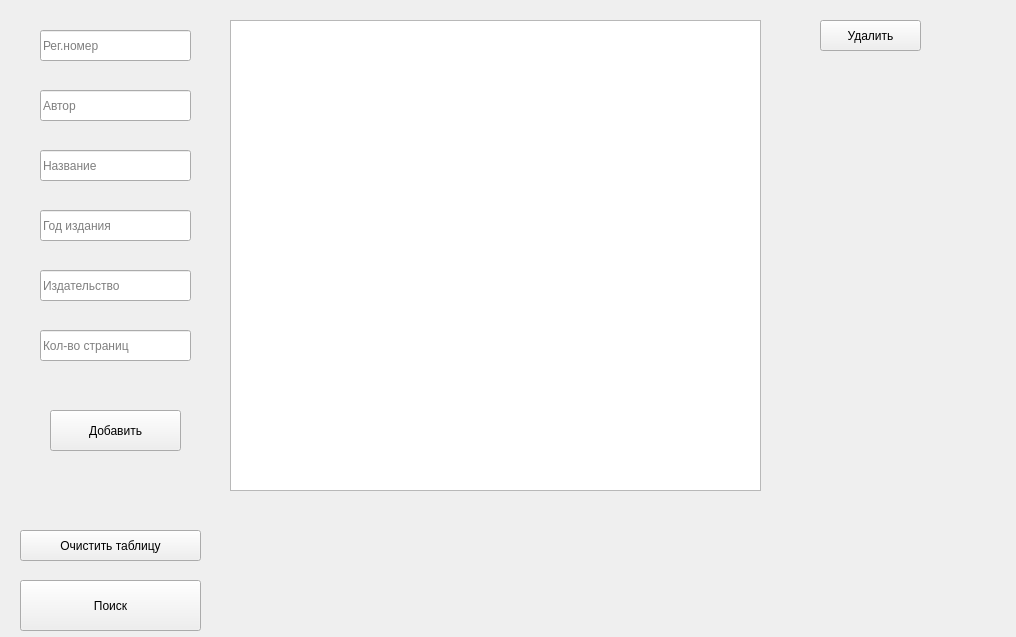
<?xml version="1.0" encoding="UTF-8"?>
<ui version="4.0">
 <class>MainWindow</class>
 <widget class="QMainWindow" name="MainWindow">
  <property name="geometry">
   <rect>
    <x>0</x>
    <y>0</y>
    <width>1016</width>
    <height>637</height>
   </rect>
  </property>
  <property name="windowTitle">
   <string>MainWindow</string>
  </property>
  <property name="styleSheet">
   <string notr="true"/>
  </property>
  <widget class="QWidget" name="centralwidget">
   <widget class="QPushButton" name="searching">
    <property name="geometry">
     <rect>
      <x>20</x>
      <y>580</y>
      <width>181</width>
      <height>51</height>
     </rect>
    </property>
    <property name="text">
     <string>Поиск</string>
    </property>
   </widget>
   <widget class="QListWidget" name="listWidget">
    <property name="geometry">
     <rect>
      <x>230</x>
      <y>20</y>
      <width>531</width>
      <height>471</height>
     </rect>
    </property>
   </widget>
   <widget class="QPushButton" name="clear">
    <property name="geometry">
     <rect>
      <x>20</x>
      <y>530</y>
      <width>181</width>
      <height>31</height>
     </rect>
    </property>
    <property name="text">
     <string>Очистить таблицу</string>
    </property>
   </widget>
   <widget class="QPushButton" name="delete_2">
    <property name="geometry">
     <rect>
      <x>820</x>
      <y>20</y>
      <width>101</width>
      <height>31</height>
     </rect>
    </property>
    <property name="text">
     <string>Удалить</string>
    </property>
   </widget>
   <widget class="QPushButton" name="add">
    <property name="geometry">
     <rect>
      <x>50</x>
      <y>410</y>
      <width>131</width>
      <height>41</height>
     </rect>
    </property>
    <property name="text">
     <string>Добавить</string>
    </property>
   </widget>
   <widget class="QLineEdit" name="lineEdit_3">
    <property name="geometry">
     <rect>
      <x>40</x>
      <y>150</y>
      <width>151</width>
      <height>31</height>
     </rect>
    </property>
    <property name="text">
     <string/>
    </property>
    <property name="placeholderText">
     <string>Название</string>
    </property>
   </widget>
   <widget class="QLineEdit" name="lineEdit">
    <property name="geometry">
     <rect>
      <x>40</x>
      <y>30</y>
      <width>151</width>
      <height>31</height>
     </rect>
    </property>
    <property name="placeholderText">
     <string>Рег.номер</string>
    </property>
   </widget>
   <widget class="QLineEdit" name="lineEdit_6">
    <property name="geometry">
     <rect>
      <x>40</x>
      <y>330</y>
      <width>151</width>
      <height>31</height>
     </rect>
    </property>
    <property name="placeholderText">
     <string>Кол-во страниц</string>
    </property>
   </widget>
   <widget class="QLineEdit" name="lineEdit_5">
    <property name="geometry">
     <rect>
      <x>40</x>
      <y>270</y>
      <width>151</width>
      <height>31</height>
     </rect>
    </property>
    <property name="text">
     <string/>
    </property>
    <property name="placeholderText">
     <string>Издательство </string>
    </property>
   </widget>
   <widget class="QLineEdit" name="lineEdit_4">
    <property name="geometry">
     <rect>
      <x>40</x>
      <y>210</y>
      <width>151</width>
      <height>31</height>
     </rect>
    </property>
    <property name="text">
     <string/>
    </property>
    <property name="placeholderText">
     <string>Год издания</string>
    </property>
   </widget>
   <widget class="QLineEdit" name="lineEdit_2">
    <property name="geometry">
     <rect>
      <x>40</x>
      <y>90</y>
      <width>151</width>
      <height>31</height>
     </rect>
    </property>
    <property name="placeholderText">
     <string>Автор</string>
    </property>
   </widget>
  </widget>
 </widget>
 <resources/>
 <connections/>
</ui>
